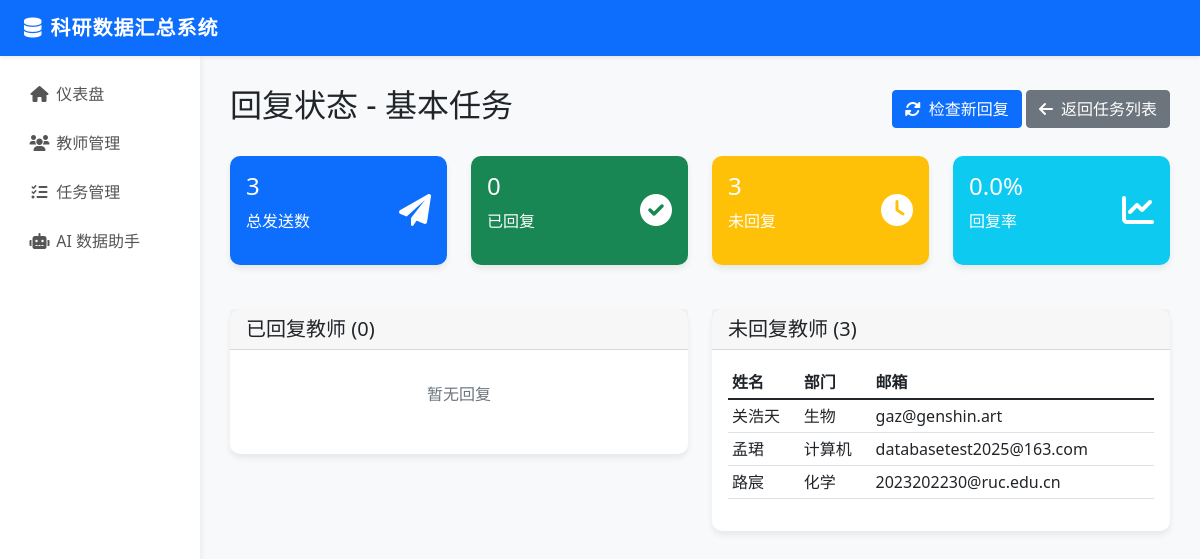
Screenshot of /tasks/1/replies with the database file from the repository.
### models.py (models this page shows, shortened)
class SummaryTask(db.Model):
    __tablename__ = 'summary_tasks'
    task_id = db.Column(db.Integer, primary_key=True)
    task_name = db.Column(db.String(100), unique=True, nullable=False)
    description = db.Column(db.Text)
    create_time = db.Column(db.DateTime, default=datetime.utcnow)
    deadline = db.Column(db.DateTime)
    template_path = db.Column(db.String(255))
    template_fields = db.Column(db.Text)
    column_mapping = db.Column(db.Text)

class Teacher(db.Model):
    __tablename__ = 'teachers'
    teacher_id = db.Column(db.Integer, primary_key=True)
    teacher_name = db.Column(db.String(50), nullable=False)
    department = db.Column(db.String(50), nullable=False)
    email = db.Column(db.String(100), unique=True, nullable=False)
    phone = db.Column(db.String(20))
    id_card = db.Column(db.String(20))
    birthdate = db.Column(db.Date)
    title = db.Column(db.String(50))
    position = db.Column(db.String(50))
    education = db.Column(db.String(50))
    degree = db.Column(db.String(50))
    created_at = db.Column(db.DateTime, default=datetime.utcnow)

### app.py (the view, shortened to what this page needs)
@app.route('/tasks/<int:task_id>/replies')
def task_replies(task_id):
    try:
        task = SummaryTask.query.get_or_404(task_id)
        replied_records = EmailRecord.query.filter_by(task_id=task_id, status='已回复').all()
        not_replied_records = EmailRecord.query.filter_by(task_id=task_id, status='未回复').all()
        replied_list = []
        not_replied_list = []
        for r in not_replied_records:
            teacher = Teacher.query.get(r.teacher_id)
            if teacher:
                not_replied_list.append({'teacher_name': teacher.teacher_name, 'department': teacher.department, 'email': teacher.email})
        total = len(replied_list) + len(not_replied_list)
        stats = {
            'total': total,
            'replied': len(replied_list),
            'not_replied': len(not_replied_list),
            'reply_rate': round((len(replied_list) / total * 100), 2) if total > 0 else 0
        }
        return render_template('task_replies.html', task=task, statistics=stats, replied_teachers=replied_list, not_replied_teachers=not_replied_list)
    except Exception as e:
        flash(f'加载回复详情失败: {str(e)}')
        return redirect(url_for('manage_tasks'))

### templates/task_replies.html (shortened to what this page needs)
{% extends "base.html" %}
{% block content %}
<div class="d-flex justify-content-between align-items-center mb-4">
    <h2>回复状态 - {{ task.task_name }}</h2>
    <div>
        <button class="btn btn-primary" onclick="checkReplies()">
            <i class="fas fa-sync-alt me-2"></i>检查新回复
        </button>
        <a href="{{ url_for('manage_tasks') }}" class="btn btn-secondary">
            <i class="fas fa-arrow-left me-2"></i>返回任务列表
        </a>
    </div>
</div>
<div class="row mb-4">
    <div class="col-md-3">
        <div class="card text-white bg-primary">
            <div class="card-body">
                <div class="d-flex justify-content-between">
                    <div>
                        <h4>{{ statistics.total }}</h4>
                        <p>总发送数</p>
                    </div>
                    <div class="align-self-center">
                        <i class="fas fa-paper-plane fa-2x"></i>
                    </div>
                </div>
            </div>
        </div>
    </div>
    <div class="col-md-3">
        <div class="card text-white bg-success">
            <div class="card-body">
                <div class="d-flex justify-content-between">
                    <div>
                        <h4>{{ statistics.replied }}</h4>
                        <p>已回复</p>
                    </div>
                    <div class="align-self-center">
                        <i class="fas fa-check-circle fa-2x"></i>
                    </div>
                </div>
            </div>
        </div>
    </div>
    <div class="col-md-3">
        <div class="card text-white bg-warning">
            <div class="card-body">
                <div class="d-flex justify-content-between">
                    <div>
                        <h4>{{ statistics.not_replied }}</h4>
                        <p>未回复</p>
                    </div>
                    <div class="align-self-center">
                        <i class="fas fa-clock fa-2x"></i>
                    </div>
                </div>
            </div>
        </div>
    </div>
    <div class="col-md-3">
        <div class="card text-white bg-info">
            <div class="card-body">
                <div class="d-flex justify-content-between">
                    <div>
                        <h4>{{ statistics.reply_rate }}%</h4>
                        <p>回复率</p>
                    </div>
                    <div class="align-self-center">
                        <i class="fas fa-chart-line fa-2x"></i>
                    </div>
                </div>
            </div>
        </div>
    </div>
</div>
<div class="row">
    <div class="col-md-6">
        <div class="card">
            <div class="card-header">
                <h5 class="mb-0">已回复教师 ({{ replied_teachers|length }})</h5>
            </div>
            <div class="card-body">
                {% if replied_teachers %}
                <div class="table-responsive">
                    <table class="table table-sm">
                        <thead>
                            <tr>
                                <th>姓名</th>
                                <th>部门</th>
                                <th>回复时间</th>
                            </tr>
                        </thead>
                        <tbody>
                            {% for teacher in replied_teachers %}
                            <tr>
                                <td>{{ teacher.teacher_name }}</td>
                                <td>{{ teacher.department }}</td>
                                <td>{{ teacher.reply_time }}</td>
                            </tr>
                            {% endfor %}
                        </tbody>
                    </table>
                </div>
                {% else %}
                <p class="text-muted text-center py-3">暂无回复</p>
                {% endif %}
            </div>
        </div>
    </div>
    <div class="col-md-6">
        <div class="card">
            <div class="card-header">
                <h5 class="mb-0">未回复教师 ({{ not_replied_teachers|length }})</h5>
            </div>
            <div class="card-body">
                {% if not_replied_teachers %}
                <div class="table-responsive">
                    <table class="table table-sm">
                        <thead>
                            <tr>
                                <th>姓名</th>
                                <th>部门</th>
                                <th>邮箱</th>
                            </tr>
                        </thead>
                        <tbody>
                            {% for teacher in not_replied_teachers %}
                            <tr>
                                <td>{{ teacher.teacher_name }}</td>
                                <td>{{ teacher.department }}</td>
                                <td>{{ teacher.email }}</td>
                            </tr>
                            {% endfor %}
                        </tbody>
                    </table>
                </div>
                {% else %}
                <p class="text-muted text-center py-3">所有教师均已回复</p>
                {% endif %}
            </div>
        </div>
    </div>
</div>
{% endblock %}

### templates/base.html (style rules this page uses)
body { background-color: #f8f9fa; }
.card { border: none; box-shadow: 0 4px 6px rgba(0,0,0,0.07); border-radius: 10px; margin-bottom: 20px; transition: transform 0.2s; }

### rows the page displays
SummaryTask: task_name "基本任务"
Teacher: teacher_name "关浩天", department "生物", email "gaz@genshin.art"
Teacher: teacher_name "孟珺", department "计算机", email "databasetest2025@163.com"
Teacher: teacher_name "路宸", department "化学", email "2023202230@ruc.edu.cn"

### other values shown
{{ statistics.total }} "3"
{{ statistics.replied }} "0"
{{ statistics.not_replied }} "3"
{{ statistics.reply_rate }} "0.0"
{{ replied_teachers|length }} "0"
{{ not_replied_teachers|length }} "3"
